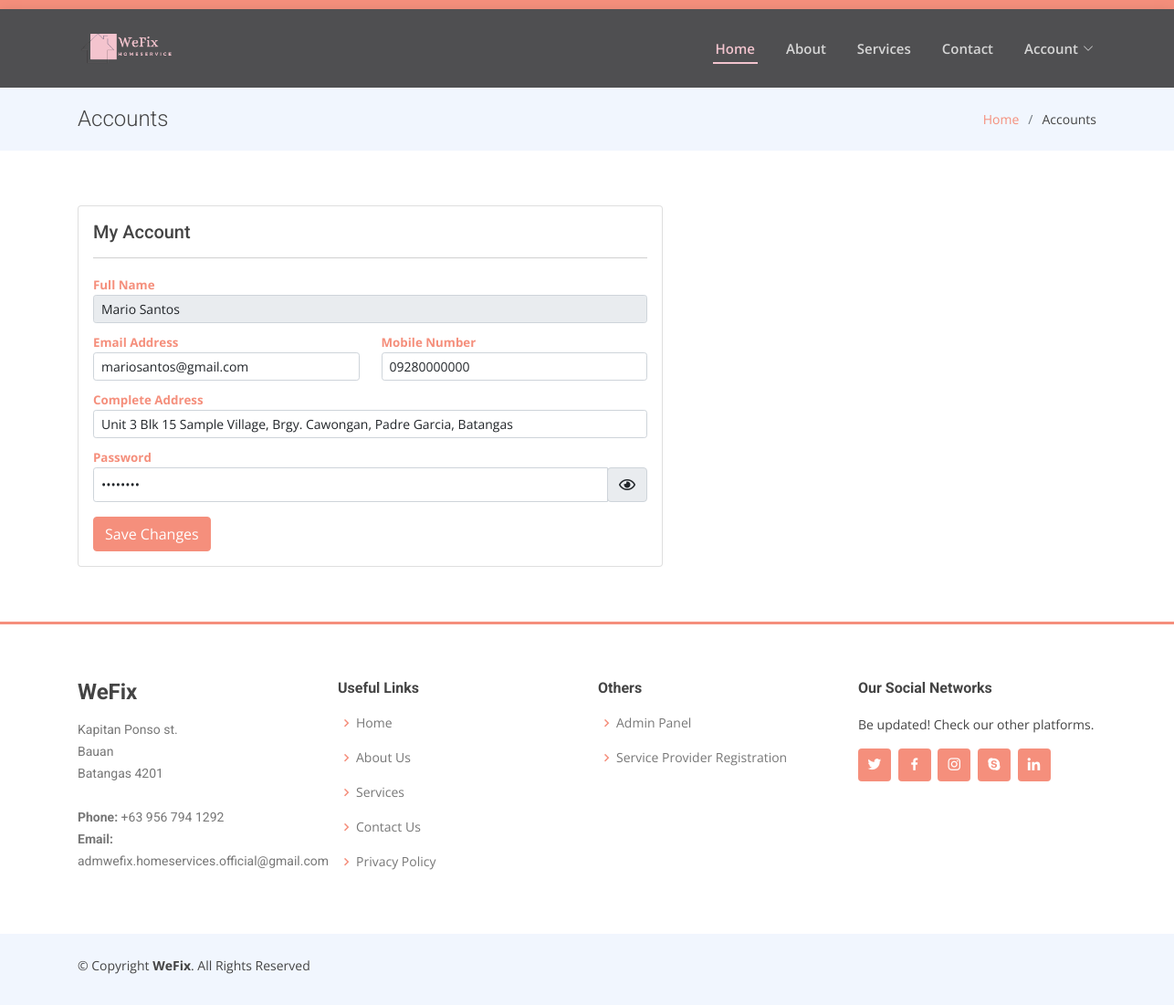
The page /index.php?pg=account (signed in) on the database its author committed.
### tables this page shows
CREATE TABLE IF NOT EXISTS `clients` (
  `id` int(11) NOT NULL AUTO_INCREMENT,
  `fullname` text NOT NULL,
  `mobile` text NOT NULL,
  `email` text NOT NULL,
  `address` text NOT NULL,
  `password` text NOT NULL,
  `latitude` text NOT NULL,
  `longitude` text NOT NULL,
  PRIMARY KEY (`id`)
);

### account.php (the view, shortened to what this page needs)
<main id="main" data-aos="fade-up">
	<section class="breadcrumbs">
		<div class="container">
			<div class="d-flex justify-content-between align-items-center">
				<h2>Accounts</h2>
				<ol>
					<li><a href="index.php">Home</a></li>
					<li>Accounts</li>
				</ol>
			</div>
		</div>
	</section>
	<section class="inner-page">
		<div class="container">
			<div class="row">
				<div class="col-7">
					<div class="card">
						<div class="card-body">
							<h5 class="card-title">My Account</h5>
							<hr/>
							<form method="POST">
								<div class="row">
									<div class="col-md-12">
										<div class="form-group mb-2">
											<label class="frm-lbl" for="name">Full Name</label>
											<input type="text" class="form-control form-control-sm" name="name" placeholder="Full Name" value="<?php echo $user["fullname"]; ?>" readonly required>
										</div>
									</div>
									<div class="col-md-6">
										<div class="form-group mb-2">
											<label class="frm-lbl" for="email">Email Address</label>
											<input type="email" class="form-control form-control-sm" name="email" placeholder="Email Address" value="<?php echo $user["email"]; ?>" required>
										</div>
									</div>
									<div class="col-md-6">
										<div class="form-group mb-2">
											<label class="frm-lbl" for="mobile">Mobile Number</label>
											<input type="text" class="form-control form-control-sm" name="mobile" maxlength="11" placeholder="Mobile Number" value="<?php echo $user["mobile"]; ?>" required>
										</div>
									</div>
									<div class="col-md-12">
										<div class="form-group mb-2">
											<label class="frm-lbl" for="name">Complete Address</label>
											<input type="text" class="form-control form-control-sm" name="address" placeholder="Complete Address" value="<?php echo $user["address"]; ?>" required>
										</div>
									</div>
									<div class="col-md-12">
										<div class="form-group mb-2">
											<label class="frm-lbl" for="password">Password</label>
											<div class="input-group mb-3">
												<input type="password" class="form-control form-control-sm" name="password" id="password" placeholder="Password" aria-describedby="basic-addon2" value="<?php echo $user['password']; ?>" required>
												<div class="input-group-append">
													<span class="input-group-text" id="basic-addon2"><span class="text-dark cursor-pointer ml-2"><i id="showpassword" style="cursor:pointer;" onclick="toggleShow()" class="fa fa-eye" aria-hidden="true"></i></span></span>
												</div>
											</div>
										</div>
									</div>
									<div class="col-md-12">
										<input type="submit" name="updateaccount" value="Save Changes" class="btn btn-primary">
									</div>
								</div>
							</form>
						</div>
					</div>
				</div>
			</div>
		</div>
	</section>
</main>

### assets/css/style.css (style rules this page uses)
body { font-family: "Open Sans", sans-serif; color: #444444; }
a { color: #F58F7C; text-decoration: none; }
h1, h2, h3, h4, h5, h6 { font-family: "Roboto", sans-serif; }
section { padding: 60px 0; overflow: hidden; }
.breadcrumbs { padding: 20px 0; background-color: #f1f6fe; min-height: 40px; }
.breadcrumbs h2 { font-size: 24px; font-weight: 300; margin: 0; }
.breadcrumbs ol { display: flex; flex-wrap: wrap; list-style: none; padding: 0; margin: 0; font-size: 14px; }
.breadcrumbs ol li + li { padding-left: 10px; }
.breadcrumbs ol li + li::before { display: inline-block; padding-right: 10px; color: #6c757d; content: "/"; }
.frm-lbl { font-weight: bolder; font-size: smaller; color: #F58F7C; }

### rows shown on the page
clients: name "Mario Santos", email "mariosantos@gmail.com", mobile "09280000000", address "Unit 3 Blk 15 Sample Village, Brgy. Cawongan, Padre Garcia, Batangas"
